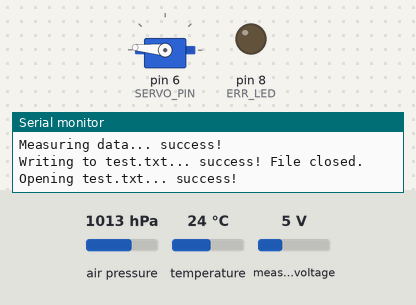
Bench run of a sketch on a simulated Arduino Uno, built with avr-gcc and run on an emulated ATmega328P. Shown: servo, output pins drawn as LEDs (lit = HIGH), the last lines printed to the serial monitor. The test bench sets the inputs (shaded band); at power-on: air pressure 1013 hPa, temperature 24 °C, measured voltage 5 V. Storage starts empty.

Above: at 0.3 s.
At 10.1 s:
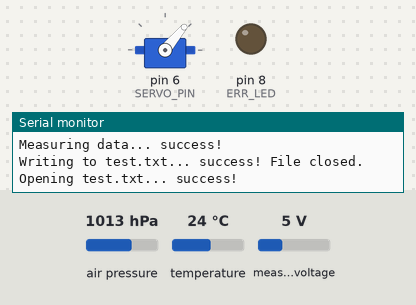
Timing chart, 0 to 21.6 s (numbered marks = the images above):
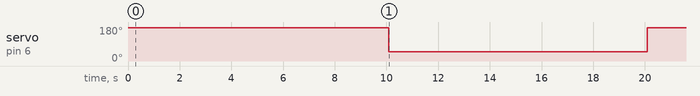

Measured:
- by itself, servo on pin 6 (SERVO_PIN): 175° → 50° at 10.1 s, → 175° 10.0 s later

The sketch:

SD_BMP_test.ino
```cpp
// Definitions
#define HALT_ON_FAILURE 0 // if 1, program will halt on any failure, if 0, it will continue despite errors if it is able to
#define DETACH_AFTER_MOVING 1 // if 1, servos will detach after moving, if 0, they will not
#define SD_PIN 4 // pin the SD card is connected to (chip select aka CS pin)
#define SERVO_PIN 6 // pin the servo is connected to
#define OPEN_ANGLE 50 // angle for servo to be when open in deg
#define CLOSE_ANGLE 175 // angle for servo to be at when closed in deg
#define SERVO_DELAY 1000 // time to wait for servo to move in ms
#define LOOP_DELAY 100 // time to wait between loops in ms
#define BMP_ADDRESS 0x77 // address for BMP sensor, can be 0x76 or 0x77, but hardware changes are needed (see documentation)
#define LOCAL_P_MBAR 1022.67 // change to current sea level barrometric pressure (https://www.wunderground.com)
#define FILENAME "test.txt" // filename of where data is to be written
#define OPEN_ALTITUDE 20000 // altitude above which the doors will open
#define OPEN_TIME 10000 // time after which the door will open in ms regardless of altitude (need to implement regardless of altitude component)
#define CLOSE_TIME 20000 // time after which the door will close in ms regardless of altitude (need to implement regardless of altitude component)
#define ERR_LED 8 // pin which serves as output to error LED

// Libraries
#include <Adafruit_BMP280.h>
#include <Adafruit_INA219.h>
#include <Adafruit_Sensor.h>
//#include <Adafruit_LSM9DS0.h> // IMU library, currently not used in code
#include <Servo.h>
#include <SPI.h>
#include <SD.h>

// Objects
Adafruit_BMP280 bmp;
Adafruit_INA219 ina;
File file;
Servo servo;

// Global Variables
unsigned long current_time;
enum {default_state, servo_close, servo_opening, servo_open, servo_closing} state =  default_state;
enum {no_err, bmp_err, sd_err, mem_init_err, mem_write_err} err = no_err;
float altitude;

void setup() {
  pinMode(ERR_LED,OUTPUT);
  digitalWrite(ERR_LED,err);

  sensor_init(); // initiates all sensors
  digitalWrite(ERR_LED,err);

  mem_init(); // creates the data file where data will be stored
  digitalWrite(ERR_LED,err);
  mem_write(); // takes an initial data point as soon as memory is set up
  digitalWrite(ERR_LED,err);

  close_door(0); // closes door ignoring redundancy checks implemented in close_door()
  digitalWrite(ERR_LED,err);
  mem_write();
  digitalWrite(ERR_LED,err);
}

void loop() {
  altitude = bmp.readAltitude(LOCAL_P_MBAR);
  current_time = millis();
  if (altitude > OPEN_ALTITUDE || (current_time > OPEN_TIME && current_time < CLOSE_TIME)) {
    open_door(1);
    digitalWrite(ERR_LED,err);
  } else {
    close_door(1);
    digitalWrite(ERR_LED,err);
  }
  mem_write();
  digitalWrite(ERR_LED,err);
  delay(LOOP_DELAY);
}


void close_door(int use_redunancy_checks) {
  if (use_redunancy_checks && ( state == servo_close || state == servo_closing )) {
    return;
  } else {
    state = servo_closing;
    servo.attach(SERVO_PIN);
    servo.write(CLOSE_ANGLE);
    mem_write(); // takes data point just before delay for closing servo
    delay(SERVO_DELAY); // should be replaced with a non-blocking wait
    state = servo_close;
    #if DETATCH_AFTER_MOVING
      servo.detach();
    #endif
  }
}

void open_door(int use_redunancy_checks) {
  if (use_redunancy_checks && ( state == servo_open || state == servo_opening )) {
    return;
  } else {
    state = servo_opening;
    servo.attach(SERVO_PIN);
    servo.write(OPEN_ANGLE);
    mem_write(); // takes data point just before delay for opening servo
    delay(SERVO_DELAY); // should be replaced with a non-blocking wait
    state = servo_open;
    #if DETATCH_AFTER_MOVING
      servo.detach();
    #endif
  }
}

void sensor_init() {
  /////////////////////////////////////
  // Initialize serial communication //
  /////////////////////////////////////
  Serial.begin(9600);
  /////////////////////////////////////

  ///////////////////////////
  // Initialize BMP Sensor //
  ///////////////////////////
  Serial.print("Initializing BMP sensor at address "); Serial.print(BMP_ADDRESS); Serial.print("... ");
  if (bmp.begin(BMP_ADDRESS)) {
    Serial.println("success!");
  } else {
    Serial.println("initialization failed.");
    #if HALT_ON_FAILURE // Might want to condense this into a function or macro, works fine for now
      Serial.println("Program halted.");
      while (1);
    #else
      Serial.println("Program continuing.");
      err = bmp_err;
    #endif
  }
  ///////////////////////////

  ////////////////////////
  // Initialize SD card //
  ////////////////////////
  Serial.print("Initializing SD card at pin "); Serial.print(SD_PIN); Serial.print("... ");
  if (!SD.begin(SD_PIN)) {
    Serial.println("initialization failed.");
    #if HALT_ON_FAILURE // Might want to condense this into a function or macro, works fine for now
      Serial.println("Program halted.");
      while (1);
    #else
      Serial.println("Program continuing.");
      err = sd_err;
    #endif
  }
  Serial.println("success!");
  ////////////////////////
}

void mem_init() {
  /////////////////////////////////
  // Initialize file to write to //
  /////////////////////////////////
  String header = "time (ms),err,state,pressure (Pa),temp (C),altitude (m),solar_voltage (V),servo_angle (deg)";

  Serial.print("Opening "); Serial.print(FILENAME); Serial.print("... ");
  file = SD.open(FILENAME, FILE_WRITE);

  if (file) {
    Serial.print("success!");
    Serial.println();

    Serial.print("Writing headers to "); Serial.print(FILENAME); Serial.print("... ");
    file.println(header);
    file.close();

    Serial.println("success!");
  } else {
    Serial.print("opening "); Serial.print(FILENAME); Serial.println(" in mem_init() failed");
    #if HALT_ON_FAILURE // Might want to condense this into a function or macro, works fine for now
      Serial.println("Program halted.");
      while (1);
    #else
      Serial.println("Program continuing.");
      err = mem_init_err;
    #endif
  }
  /////////////////////////////////
}

void mem_write() {
  Serial.print("Opening "); Serial.print(FILENAME); Serial.print("... ");
  file = SD.open(FILENAME, FILE_WRITE);
  if (file) {
    Serial.print("success!");
    Serial.println();

    float pressure, temp, solar_voltage;
    int servo_angle;

    Serial.print("Measuring data... ");
    current_time = millis();
    pressure = bmp.readPressure();
    temp = bmp.readTemperature();
    altitude = bmp.readAltitude(LOCAL_P_MBAR);
    solar_voltage = ina.getBusVoltage_V();
    servo_angle = servo.read();
    Serial.print("success!");
    Serial.println();

    Serial.print("Writing to "); Serial.print(FILENAME); Serial.print("... ");
    file.print(current_time); file.print(",");
    file.print(err); file.print(",");
    file.print(state); file.print(",");
    file.print(pressure); file.print(",");
    file.print(temp); file.print(",");
    file.print(altitude); file.print(",");
    file.print(solar_voltage); file.print(",");
    file.print(servo_angle); file.println();
    file.close();
    Serial.print("success! File closed.");
    Serial.println();

  } else {
    Serial.print("opening "); Serial.print(FILENAME); Serial.print(" in mem_write() failed");
    Serial.println();
    #if HALT_ON_FAILURE // Might want to condense this into a function or macro, works fine for now
      Serial.println("Program halted.");
      while (1);
    #else
      Serial.println("Program continuing.");
      err = mem_write_err;
    #endif
  }
}
```
